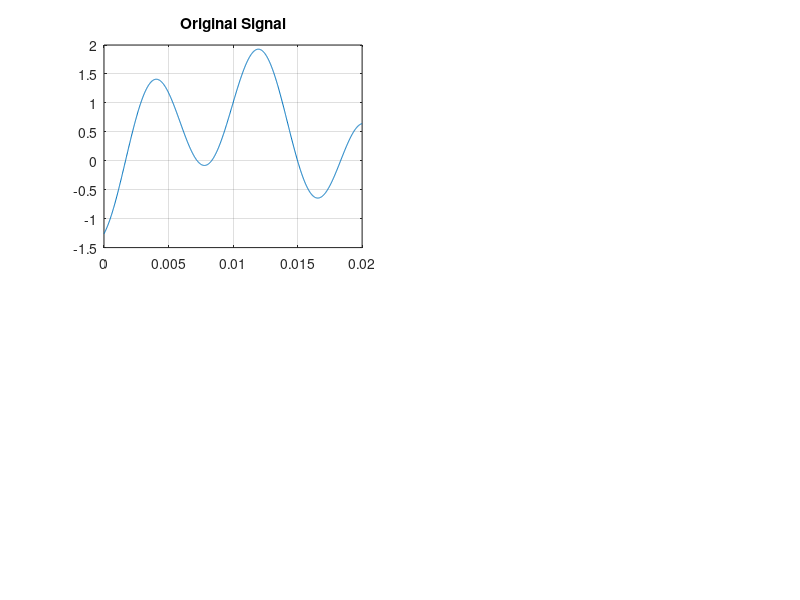

Source code (MATLAB): (Note: this script raises an error after producing the figure.)
%%
clear; clc; close all;

%%
Fs = 48e3;
f1 = 4e3;
f2 = 1e3;
T = 1/Fs;
t = -0.01:T:0.01;
y = cos(2*pi*30*t)+sin(2*pi*120*t);
xt0 = y;
frag_length = length(y);

% tao = 15*Fs/f1;  % 15 period of f1 or 5 period of f2 
tao = 100;  % the length of each points expension
head = (randi(2,2*8,1)-1)';
final = zeros(1, 8);

%%
% original signal
t = 0:T:(length(xt0)-1)*T;
figure(1); subplot(2,2,1);
plot(t,xt0);title('Original Signal');grid on;

%%
% Send 'Signal' parameter
CenterFrequency = 800e6;
BasebandSampleRate = 1e5;
txPluto = sdrtx('Pluto', 'RadioID', 'usb:0', ...
    'CenterFrequency', CenterFrequency, ...
    'BasebandSampleRate', BasebandSampleRate, ...
    'ChannelMapping',1, ...
    'Gain',0);

% receive Signal parameter
rxPluto = sdrrx('Pluto','RadioID','usb:0', ...
    'CenterFrequency', CenterFrequency,...
    'BasebandSampleRate', BasebandSampleRate, ...
    'ChannelMapping',1, ...
    'OutputDataType','double', ...
    'SamplesPerFrame',3*(((frag_length)*8+length(head))*tao), ...
    'Gain',30);

%%
tic
frame_length = frag_length*8;
for ind = 1:frag_length:length(xt0)
    xt = xt0(ind:ind+frag_length-1);
    maxim = max(abs(xt));
    
    SignalSend(xt, txPluto, head, Fs, f1, f2, tao);
    pcm_decode = SignalRcv(rxPluto, head, Fs, f1, f2, tao, frame_length, maxim);

%     figure(1); subplot(2,2,2);
%     plot(t, pcm_decode);
%     title('PCM decode'); grid on;
%     toc
    maxde = max(abs(pcm_decode));
    
    pcm_decode = maxim/maxde.*pcm_decode;
    final = [final, pcm_decode];
    disp('.');
end
final(1:8) = [];
toc

%%
t = 0:T:(length(final)-1)*T;
figure(2); subplot(2,2,4);
plot(t, final);
title('PCM decode'); grid on;

%%
% compute lost
da = 0; 
for i = 1:length(t)
    dc = abs(xt0(i)-final(i))/xt0(i);
    da = da+dc;
end
da = da/length(t);
fprintf('The lost is %.6f\n',da);
